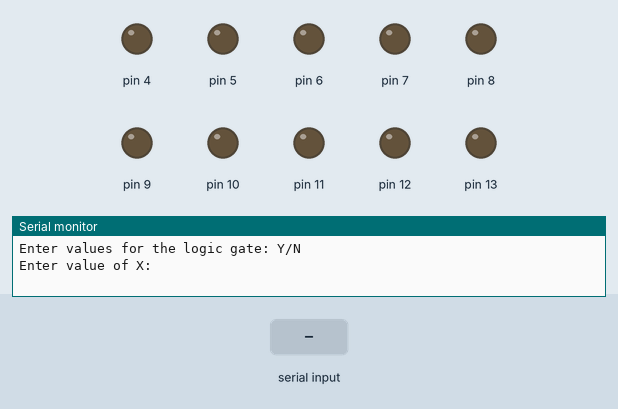
A sketch run on a simulated Arduino Uno, built with avr-gcc and run on an emulated ATmega328P. Parts: output pins drawn as LEDs (lit = HIGH), the last lines printed to the serial monitor. Inputs (shaded band) come from the test bench.

Above: at 2.9 s.
3.0 s: "90,45,200\n" received over Serial
At 3.5 s:
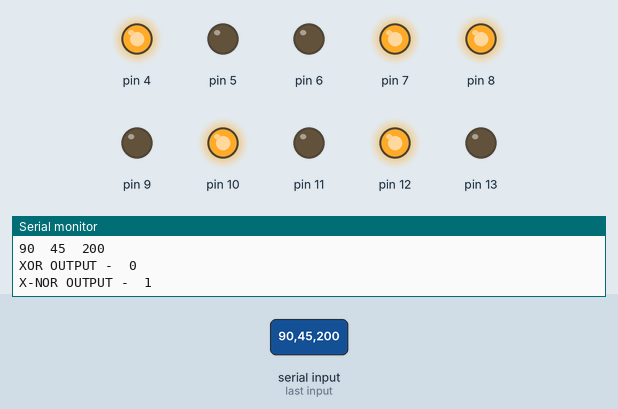
At 11.6 s:
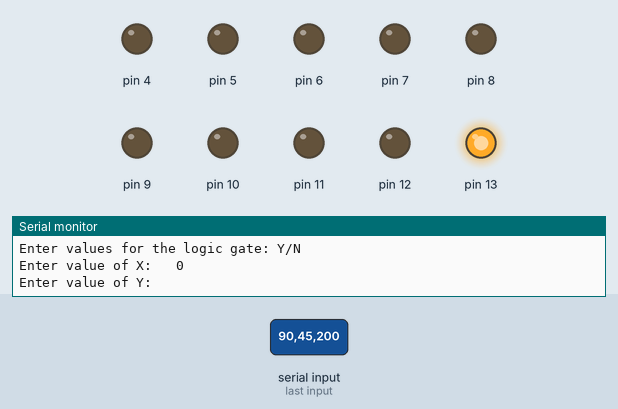
Timing chart, 0 to 12.5 s (numbered marks = the images above; inputs shaded):
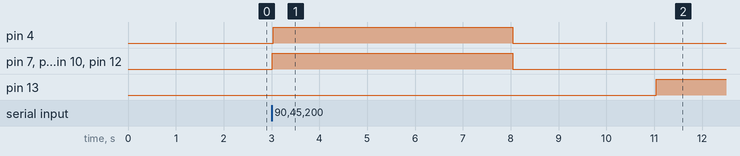

The sketch:

xor-xnor.ino
```cpp
int i, x, y, z, Oxor, Oxnor;
int sum = 0;
void setup() {
  Serial.begin(9600);
  for( i=4;i<=13;i++)
    pinMode(i, OUTPUT);
}

void loop() {
  Serial.println("Enter values for the logic gate: Y/N");
  delay(2000);

  /* taking the three inputs and glowing the corresponding LEDs
     0/False - Red
     1/True - Green */


  Serial.print("Enter value of X:\t ");
  while(Serial.available()==0){}
  x=Serial.parseInt();
  Serial.println(x);
  Serial.read();

  if(x==0)
    digitalWrite(13, HIGH);
  else
    digitalWrite(12, HIGH);

  Serial.print("Enter value of Y:\t ");
  while(Serial.available()==0){}
  y=Serial.parseInt();
  Serial.println(y);
  Serial.read();

  if(y==0)
    digitalWrite(11, HIGH);
  else
    digitalWrite(10, HIGH);


  Serial.print("Enter value of Z:\t ");
  while(Serial.available()==0){}
  z=Serial.parseInt();
  Serial.println(z);

   if(z==0)
    digitalWrite(9, HIGH);
  else
    digitalWrite(8, HIGH);


  Serial.print("x\ty\tz");
  Serial.print("\n");
  Serial.print(x);
  Serial.print("\t");
  Serial.print(y);
  Serial.print("\t");
  Serial.print(z);
  Serial.print("\n");

  //checking if number of true inputs are odd or even

  if (x==1)
    sum++;
  if (y==1)
    sum++;
  if (z==1)
    sum++;
  if (sum%2==0)
  {
    Oxor = 0;
    Oxnor = 1;
  }
  else
  {
    Oxor = 1;
    Oxnor = 0;
  }

  Serial.print("XOR OUTPUT -\t");
  Serial.print(Oxor);

  if(Oxor==0)
    digitalWrite(7, HIGH);
  else
    digitalWrite(6, HIGH);

  Serial.print("\n");

  Serial.print("X-NOR OUTPUT -\t");
  Serial.print(Oxnor);

    if(Oxnor==0)
    digitalWrite(5, HIGH);
  else
    digitalWrite(4, HIGH);

  Serial.print("\n");
  sum = 0;
  delay(5000);
   for( i=4;i<=13;i++)
    digitalWrite(i, LOW);
}
```

Measured:
- after the input at 3.0 s, pin 4, pin 7, pin 8, pin 10, pin 12: LOW → HIGH at once, → LOW 5.0 s later; pin 13: LOW → HIGH after 8.0 s
